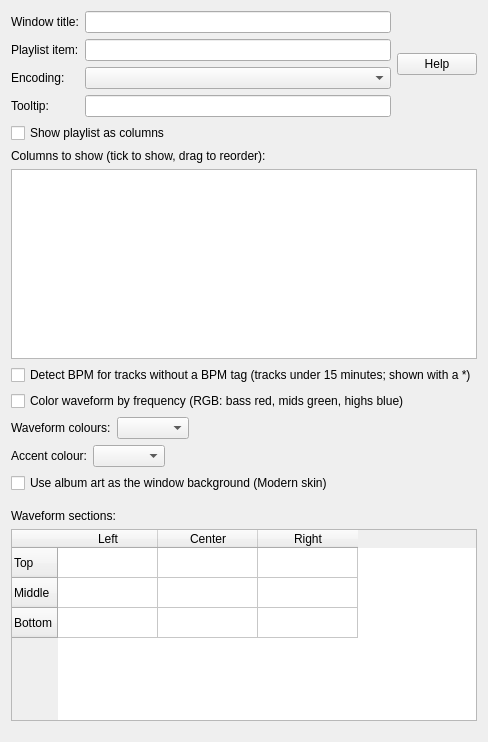
     <widget class="QWidget" name="trackInfoTab">
      <attribute name="title">
       <string>Track Information</string>
      </attribute>
      <layout class="QVBoxLayout" name="verticalLayout_4">
       <item>
        <widget class="QWidget" name="widget" native="true">
         <layout class="QHBoxLayout" name="horizontalLayout_3">
          <property name="leftMargin">
           <number>0</number>
          </property>
          <property name="topMargin">
           <number>0</number>
          </property>
          <property name="rightMargin">
           <number>0</number>
          </property>
          <property name="bottomMargin">
           <number>0</number>
          </property>
          <item>
           <layout class="QVBoxLayout" name="verticalLayout_6">
            <item>
             <widget class="QLabel" name="windowTrackInfoLabel">
              <property name="text">
               <string>Window title:</string>
              </property>
             </widget>
            </item>
            <item>
             <widget class="QLabel" name="playlistTrackInfoLabel">
              <property name="text">
               <string>Playlist item:</string>
              </property>
             </widget>
            </item>
            <item>
             <widget class="QLabel" name="encodingTrackInfoLabel">
              <property name="text">
               <string>Encoding:</string>
              </property>
             </widget>
            </item>
            <item>
             <widget class="QLabel" name="tooltipTrackInfoLabel">
              <property name="text">
               <string>Tooltip:</string>
              </property>
             </widget>
            </item>
           </layout>
          </item>
          <item>
           <layout class="QVBoxLayout" name="verticalLayout_7">
            <item>
             <widget class="QLineEdit" name="windowTitleTrackInfoLineEdit"/>
            </item>
            <item>
             <widget class="QLineEdit" name="playlistTrackInfoLineEdit"/>
            </item>
            <item>
             <widget class="QComboBox" name="encodingTrackInfoComboBox">
              <property name="minimumSize">
               <size>
                <width>200</width>
                <height>0</height>
               </size>
              </property>
             </widget>
            </item>
            <item>
             <widget class="QLineEdit" name="tooltipTrackInfoLineEdit"/>
            </item>
           </layout>
          </item>
          <item>
           <widget class="QPushButton" name="titleFormatHelpButton">
            <property name="text">
             <string>Help</string>
            </property>
           </widget>
          </item>
         </layout>
        </widget>
       </item>
       <item>
        <widget class="QCheckBox" name="playlistColumnsCheckBox">
         <property name="text">
          <string>Show playlist as columns</string>
         </property>
        </widget>
       </item>
       <item>
        <widget class="QLabel" name="playlistColumnsLabel">
         <property name="text">
          <string>Columns to show (tick to show, drag to reorder):</string>
         </property>
        </widget>
       </item>
       <item>
        <widget class="QListWidget" name="playlistColumnsList">
         <property name="minimumSize">
          <size>
           <width>0</width>
           <height>150</height>
          </size>
         </property>
         <property name="maximumSize">
          <size>
           <width>16777215</width>
           <height>190</height>
          </size>
         </property>
         <property name="dragDropMode">
          <enum>QAbstractItemView::InternalMove</enum>
         </property>
         <property name="defaultDropAction">
          <enum>Qt::MoveAction</enum>
         </property>
         <property name="alternatingRowColors">
          <bool>true</bool>
         </property>
        </widget>
       </item>
       <item>
        <widget class="QCheckBox" name="bpmDetectionCheckBox">
         <property name="text">
          <string>Detect BPM for tracks without a BPM tag (tracks under 15 minutes; shown with a *)</string>
         </property>
        </widget>
       </item>
       <item>
        <widget class="QCheckBox" name="waveformRgbCheckBox">
         <property name="text">
          <string>Color waveform by frequency (RGB: bass red, mids green, highs blue)</string>
         </property>
        </widget>
       </item>
       <item>
        <layout class="QHBoxLayout" name="waveformColorSchemeLayout">
         <item>
          <widget class="QLabel" name="waveformColorSchemeLabel">
           <property name="text">
            <string>Waveform colours:</string>
           </property>
          </widget>
         </item>
         <item>
          <widget class="QComboBox" name="waveformColorSchemeComboBox"/>
         </item>
         <item>
          <spacer name="waveformColorSchemeLayoutSpacer">
           <property name="orientation">
            <enum>Qt::Horizontal</enum>
           </property>
           <property name="sizeHint" stdset="0">
            <size>
             <width>40</width>
             <height>10</height>
            </size>
           </property>
          </spacer>
         </item>
        </layout>
       </item>
       <item>
        <layout class="QHBoxLayout" name="accentColorLayout">
         <item>
          <widget class="QLabel" name="accentColorLabel">
           <property name="text">
            <string>Accent colour:</string>
           </property>
          </widget>
         </item>
         <item>
          <widget class="QComboBox" name="accentColorComboBox"/>
         </item>
         <item>
          <spacer name="accentColorLayoutSpacer">
           <property name="orientation">
            <enum>Qt::Horizontal</enum>
           </property>
           <property name="sizeHint" stdset="0">
            <size>
             <width>40</width>
             <height>10</height>
            </size>
           </property>
          </spacer>
         </item>
        </layout>
       </item>
       <item>
        <widget class="QCheckBox" name="ambientBackgroundCheckBox">
         <property name="text">
          <string>Use album art as the window background (Modern skin)</string>
         </property>
        </widget>
       </item>
       <item>
        <spacer name="verticalSpacer_5">
         <property name="orientation">
          <enum>Qt::Vertical</enum>
         </property>
         <property name="sizeType">
          <enum>QSizePolicy::Fixed</enum>
         </property>
         <property name="sizeHint" stdset="0">
          <size>
           <width>20</width>
           <height>10</height>
          </size>
         </property>
        </spacer>
       </item>
       <item>
        <widget class="QLabel" name="label">
         <property name="text">
          <string>Waveform sections:</string>
         </property>
        </widget>
       </item>
       <item>
        <widget class="QTableWidget" name="waveformTrackInfoTable">
         <property name="sizePolicy">
          <sizepolicy hsizetype="Expanding" vsizetype="Preferred">
           <horstretch>0</horstretch>
           <verstretch>0</verstretch>
          </sizepolicy>
         </property>
         <property name="verticalScrollBarPolicy">
          <enum>Qt::ScrollBarAlwaysOff</enum>
         </property>
         <property name="horizontalScrollBarPolicy">
          <enum>Qt::ScrollBarAlwaysOff</enum>
         </property>
         <property name="selectionMode">
          <enum>QAbstractItemView::SingleSelection</enum>
         </property>
         <row>
          <property name="text">
           <string>Top</string>
          </property>
         </row>
         <row>
          <property name="text">
           <string>Middle</string>
          </property>
         </row>
         <row>
          <property name="text">
           <string>Bottom</string>
          </property>
         </row>
         <column>
          <property name="text">
           <string>Left</string>
          </property>
         </column>
         <column>
          <property name="text">
           <string>Center</string>
          </property>
         </column>
         <column>
          <property name="text">
           <string>Right</string>
          </property>
         </column>
        </widget>
       </item>
       <item>
        <spacer name="verticalSpacer_3">
         <property name="orientation">
          <enum>Qt::Vertical</enum>
         </property>
         <property name="sizeType">
          <enum>QSizePolicy::MinimumExpanding</enum>
         </property>
         <property name="sizeHint" stdset="0">
          <size>
           <width>20</width>
           <height>10</height>
          </size>
         </property>
        </spacer>
       </item>
      </layout>
     </widget>
